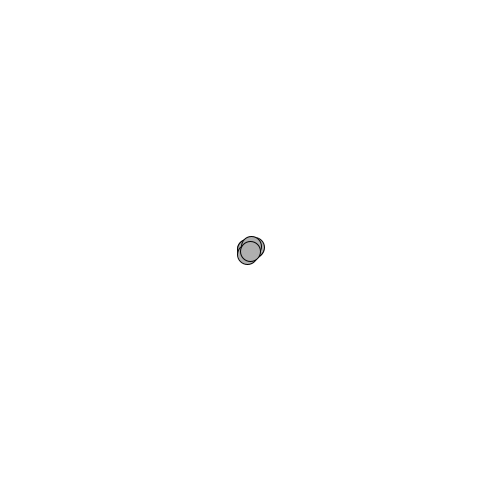
Frame 1 (no input)
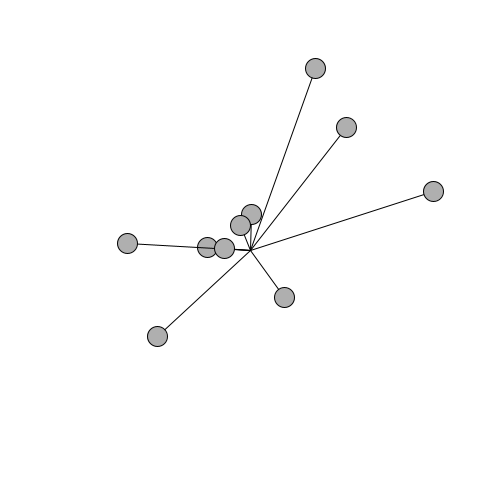
Frame 60 (the mouse pressed at the canvas centre just before this capture)
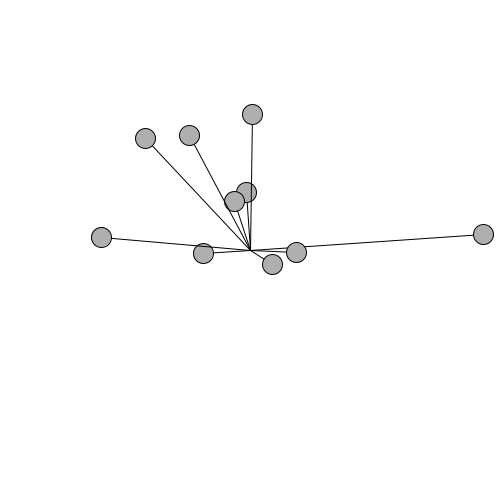
Frame 120 (the mouse held since frame 60 and released just before this capture)

The Processing sketch that drew these frames (run headless with seeded random() and noise(); from frame 60 on, the mouse is pressed at the canvas centre):

// Processing sketch: ch3_14_harmonic_motion_multiple_2
// ── ch3_14_harmonic_motion_multiple_2.pde
/**
 * Oscillation - Simple Harmonic Motion (multiple)
 */

Oscillator[] oscillators = new Oscillator[10];

void setup( ) {
  size(500, 500);
  for (int i = 0; i < oscillators.length; i++) {
    oscillators[i] = new Oscillator();
  }
}

void draw( ) {
  background(255);
  for (int i = 0; i < oscillators.length; i++) {
    oscillators[i].update();
    oscillators[i].display();
  }
}

// ── Oscillator.pde
class Oscillator {
  PVector angle;
  PVector velocity;
  PVector amplitude;

  Oscillator() {
    angle = new PVector();
    velocity = new PVector(random(-0.05,0.05), random(-0.05,0.05));
    amplitude = new PVector(random(width/2), random(height/2));
  }

  void update( ) {
    angle.add(velocity);
  }

  void display() {
    float x = amplitude.x * sin(angle.x);
    float y = amplitude.y * sin(angle.y);

    stroke(0);
    fill(175);
    pushMatrix();
    translate(width/2, height/2);
    line(0,0,x,y);
    ellipse(x,y,20,20);
    popMatrix();
  }
}
